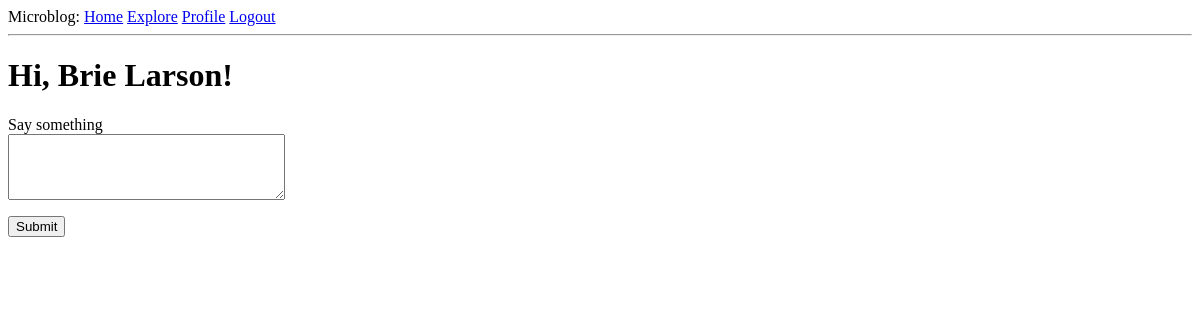
The page /index (signed in) on the database as committed earlier.
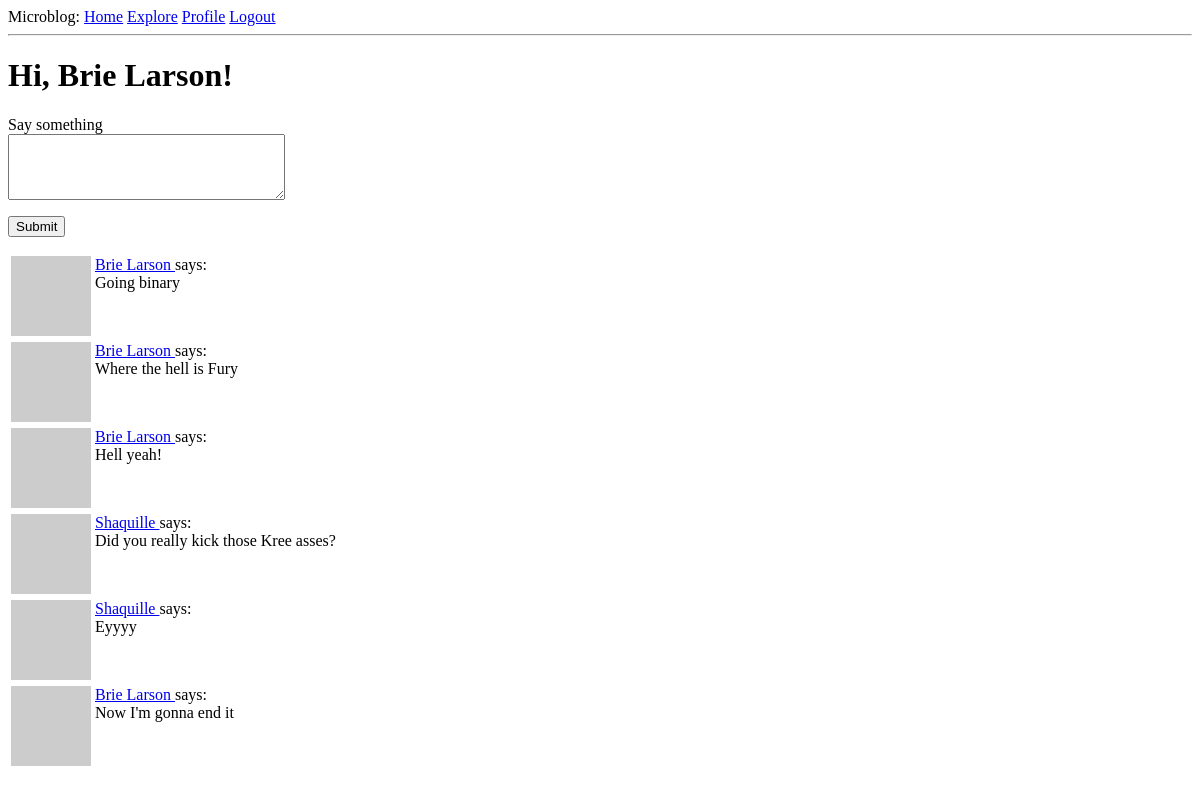
The same page on the database as committed later.
### app/models.py (models this page shows, shortened)
class User(UserMixin, db.Model):
    id = db.Column(db.Integer, primary_key=True)
    username = db.Column(db.String(64), index=True, unique=True)
    email = db.Column(db.String(120), index=True, unique=True)
    password_hash = db.Column(db.String(128))
    about_me = db.Column(db.String(140))
    last_seen = db.Column(db.DateTime, default=datetime.utcnow)
    posts = db.relationship('Post', backref='author', lazy='dynamic')
    followed = db.relationship(
        'User', secondary=followers,
        primaryjoin=(followers.c.follower_id == id),
        secondaryjoin=(followers.c.followed_id == id),
        backref=db.backref('followers', lazy='dynamic'), lazy='dynamic'
    )
    def avatar(self, size):
        digest = md5(self.email.lower().encode('utf-8')).hexdigest()
        return 'https://www.gravatar.com/avatar/{}?d=identicon&s={}'.format(digest, size)
    def followed_posts(self):
        followed = Post.query.join(followers, (followers.c.followed_id == Post.user_id)).filter(followers.c.follower_id == self.id)
        own = Post.query.filter_by(user_id=self.id)
        return followed.union(own).order_by(Post.timestamp.desc())

class Post(db.Model):
    id = db.Column(db.Integer, primary_key=True)
    body = db.Column(db.String(140))
    timestamp = db.Column(db.DateTime, index=True, default=datetime.utcnow)
    user_id = db.Column(db.Integer, db.ForeignKey('user.id'))

### app/routes.py (the view)
@app.route('/', methods=['GET', 'POST'])
@app.route('/index', methods=['GET', 'POST'])
@login_required
def index():
    form = PostForm()
    if form.validate_on_submit():
        post = Post(body=form.post.data, author=current_user)
        db.session.add(post)
        db.session.commit()
        flash('Your post has been submitted!')
        return redirect(url_for('index'))
    page = request.args.get('page', 1, type=int)
    posts = current_user.followed_posts().paginate(page, app.config['POSTS_PER_PAGE'], False)
    next_url = url_for('index', page=posts.next_num) if posts.has_next else None
    prev_url = url_for('index', page=posts.prev_num) if posts.has_prev else None
    return render_template('index.html', title='Home', form=form, posts=posts.items, next_url=next_url, prev_url=prev_url)

### app/forms.py
class PostForm(FlaskForm):
    post = TextAreaField('Say something', validators=[DataRequired(), Length(min=1, max=140)])
    submit = SubmitField('Submit')

### app/models.py (called while the page is built)
@login.user_loader
def load_user(id):
    return User.query.get(int(id))

### app/routes.py (called while the page is built)
@app.before_request
def before_request():
    if current_user.is_authenticated:
        current_user.last_seen = datetime.utcnow()
        db.session.commit()

### app/templates/index.html (shortened to what this page needs)
{% extends 'base.html' %}
{% block content %}
    <h1>Hi, {{ current_user.username }}!</h1>
    {% if form %}
    <form action="" method="POST">
        <p>
            {{ form.post.label }}<br>
            {{ form.post(cols=32, rows=4) }}<br>
        </p>
        <p>
            {{ form.submit() }}
        </p>
    </form>
    {% endif %}
    {% for post in posts %}
    {% include '_post.html' %}
    {% endfor %}
{% endblock %}

### app/templates/base.html (shortened to what this page needs)
<html>
    <head>
    </head>
    <body>
        <div>Microblog:
            <a href="{{ url_for('index') }}">Home</a>
            {% if current_user.is_anonymous %}
            <a href="{{ url_for('login') }}">Login</a>
            {% else %}
            <a href="{{ url_for('explore')}}">Explore</a>
            <a href="{{ url_for('user', username=current_user.username) }}">Profile</a>
            <a href="{{ url_for('logout') }}">Logout</a>
            {% endif %}
        </div>
        <hr>
        {% block content %}{% endblock %}
    </body>
</html>

### app/templates/_post.html
<table>
    <tr valign="top">
        <td><img src="{{ post.author.avatar(36) }}"></td>
        <td>
            <a href="{{ url_for('user', username=post.author.username) }}">
                {{ post.author.username }}
            </a>
            says:<br>{{ post.body }}
        </td>
    </tr>
</table>

Rows that differ between the two databases and show on the page:
added Post: author.username "Brie Larson", body "Going binary"
added Post: author.username "Brie Larson", body "Where the hell is Fury"
added Post: author.username "Brie Larson", body "Hell yeah!"
added Post: author.username "Shaquille", body "Did you really kick those Kree asses?"
added Post: author.username "Shaquille", body "Eyyyy"
added Post: author.username "Brie Larson", body "Now I'm gonna end it"
